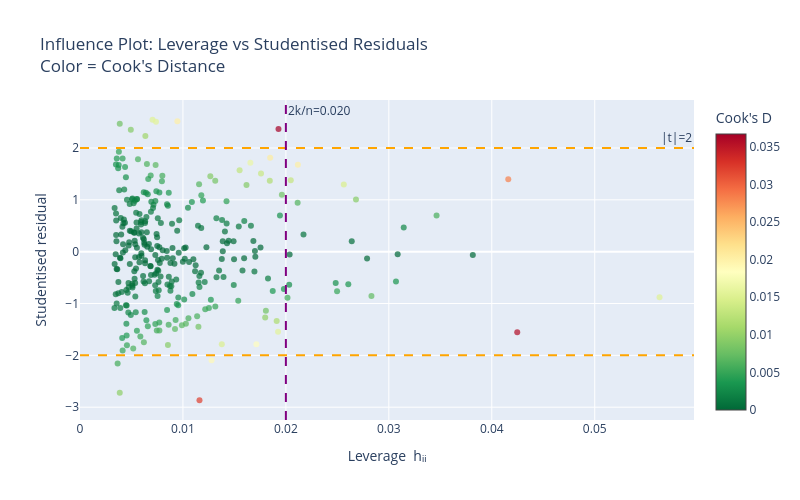

Notebook cell for this chart:
### Markdown cell above
### 2.2.2 Leverage

The diagonal elements $h_{ii}$ are called **leverage scores**:

$$h_{ii} = [H]_{ii} = x_i^{T}(X^{T}X)^{-1}x_i, \qquad \frac{1}{n} \leq h_{ii} \leq 1$$

High leverage ($h_{ii}$ close to 1) means observation $i$ has **outsized influence** on the fitted line.
An observation can have high leverage without being an outlier (it depends only on $X$, not on $y$).

### 2.2.3 Cook's Distance

Combines leverage **and** residual size into a single influence measure:

$$D_i = \frac{e_i^2}{k\hat{\sigma}^2}\cdot\frac{h_{ii}}{(1-h_{ii})^2}$$

A large $D_i$ (rule of thumb: $D_i > 4/n$) flags observation $i$ as influential — removing it would substantially change $\hat{\beta}$.

### Code cell
leverage_cooks_distance_demo()

### Figure 1 — Plotly figure (JSON) as saved in the notebook; plotly's stock layout.template omitted (floating-point values rounded to 4 significant figures; data arrays with more than 128 entries replaced by an {"elided": "..."} marker saying what was removed)
{"data": [{"hoverinfo": "text", "marker": {"color": {"elided": "300 float values"}, "colorbar": {"title": {"text": "Cook's D"}}, "colorscale": [[0, "rgb(0,104,55)"], [0.1, "rgb(26,152,80)"], [0.2, "rgb(102,189,99)"], [0.3, "rgb(166,217,106)"], [0.4, "rgb(217,239,139)"], [0.5, "rgb(255,255,191)"], [0.6, "rgb(254,224,139)"], [0.7, "rgb(253,174,97)"], [0.8, "rgb(244,109,67)"], [0.9, "rgb(215,48,39)"], [1, "rgb(165,0,38)"]], "opacity": 0.7, "showscale": true, "size": 6}, "mode": "markers", "name": "observations", "text": {"elided": "300 str values"}, "type": "scatter", "x": {"elided": "300 float values"}, "y": {"elided": "300 float values"}}], "layout": {"annotations": [{"showarrow": false, "text": "|t|=2", "x": 1, "xanchor": "right", "xref": "x domain", "y": 2, "yanchor": "bottom", "yref": "y"}, {"showarrow": false, "text": "2k/n=0.020", "x": 0.02, "xanchor": "left", "xref": "x", "y": 1, "yanchor": "top", "yref": "y domain"}], "height": 500, "shapes": [{"line": {"color": "orange", "dash": "dash"}, "type": "line", "x0": 0, "x1": 1, "xref": "x domain", "y0": 2, "y1": 2, "yref": "y"}, {"line": {"color": "orange", "dash": "dash"}, "type": "line", "x0": 0, "x1": 1, "xref": "x domain", "y0": -2, "y1": -2, "yref": "y"}, {"line": {"color": "purple", "dash": "dash"}, "type": "line", "x0": 0.02, "x1": 0.02, "xref": "x", "y0": 0, "y1": 1, "yref": "y domain"}], "title": {"text": "Influence Plot: Leverage vs Studentised Residuals<br>Color = Cook's Distance"}, "width": 800, "xaxis": {"title": {"text": "Leverage  hᵢᵢ"}}, "yaxis": {"title": {"text": "Studentised residual"}}}}
